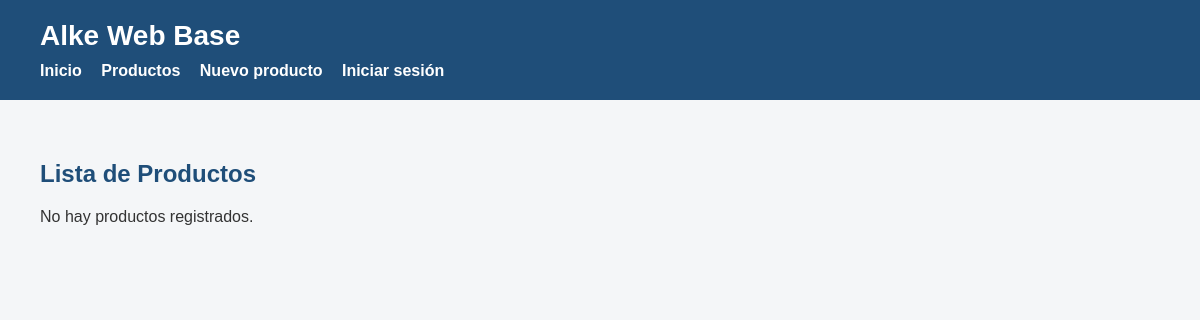
Before: /productos/ with the older database file.
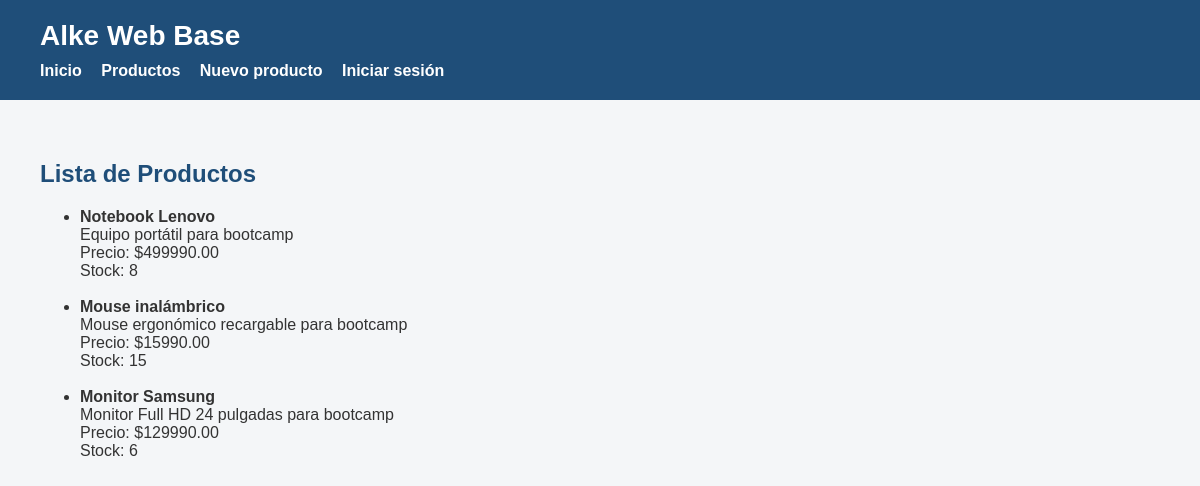
After: the same page with the newer database file.
### webapp/models.py (models this page shows, shortened)
class Producto(models.Model):
    nombre = models.CharField(max_length=100)
    descripcion = models.TextField(blank=True)
    precio = models.DecimalField(max_digits=10, decimal_places=2)
    stock = models.IntegerField()

### webapp/views.py (the view)
# urls.py: path('productos/', lista_productos, name='productos'),
def lista_productos(request):
    productos = Producto.objects.all()
    return render(request, 'webapp/productos.html', {'productos': productos})

### webapp/templates/webapp/productos.html (shortened to what this page needs)
{% extends 'webapp/base.html' %}
{% block content %}
    <h2>Lista de Productos</h2>
    {% if productos %}
        <ul>
            {% for producto in productos %}
                <li>
                    <strong>{{ producto.nombre }}</strong><br>
                    {{ producto.descripcion }}<br>
                    Precio: ${{ producto.precio }}<br>
                    Stock: {{ producto.stock }}
                </li>
                <br>
            {% endfor %}
        </ul>
    {% else %}
        <p>No hay productos registrados.</p>
    {% endif %}
{% endblock %}

### webapp/templates/webapp/base.html (shortened to what this page needs)
{% load static %}
<!DOCTYPE html>
<html lang="es">
<head>
    <link rel="stylesheet" href="{% static 'webapp/style.css' %}">
</head>
<body>
    <header>
        <h1>Alke Web Base</h1>
        <nav>
            <a href="{% url 'inicio' %}">Inicio</a>
            <a href="{% url 'productos' %}">Productos</a>
            <a href="{% url 'crear_producto' %}">Nuevo producto</a>
            {% if user.is_authenticated %}
            <a href="{% url 'dashboard' %}">Dashboard</a>
            <form action="{% url 'logout' %}" method="POST" class="logout-form">
                {% csrf_token %}
                <button type="submit">Cerrar sesión</button>
            </form>
            {% else %}
            <a href="{% url 'login' %}">Iniciar sesión</a>
            {% endif %}
        </nav>
    </header>
    <main>
        {% block content %}
        {% endblock %}
    </main>
</body>
</html>

### webapp/static/webapp/style.css (style rules this page uses)
body { font-family: Arial, sans-serif; background-color: #f4f6f8; margin: 0; padding: 0; color: #333; }
header { background-color: #1f4e79; color: white; padding: 20px 40px; }
header h1 { margin: 0 0 10px 0; font-size: 28px; }
nav a { color: white; text-decoration: none; font-weight: bold; margin-right: 15px; }
main { padding: 40px; }
h2 { color: #1f4e79; }

Changed rows visible on the page:
added Producto: nombre "Notebook Lenovo", descripcion "Equipo portátil para bootcamp", precio "499990.00", stock "8"
added Producto: nombre "Mouse inalámbrico", descripcion "Mouse ergonómico recargable para bootcamp", precio "15990.00", stock "15"
added Producto: nombre "Monitor Samsung", descripcion "Monitor Full HD 24 pulgadas para bootcamp", precio "129990.00", stock "6"
Other visible differences:
text no longer shown: "No hay productos registrados."
